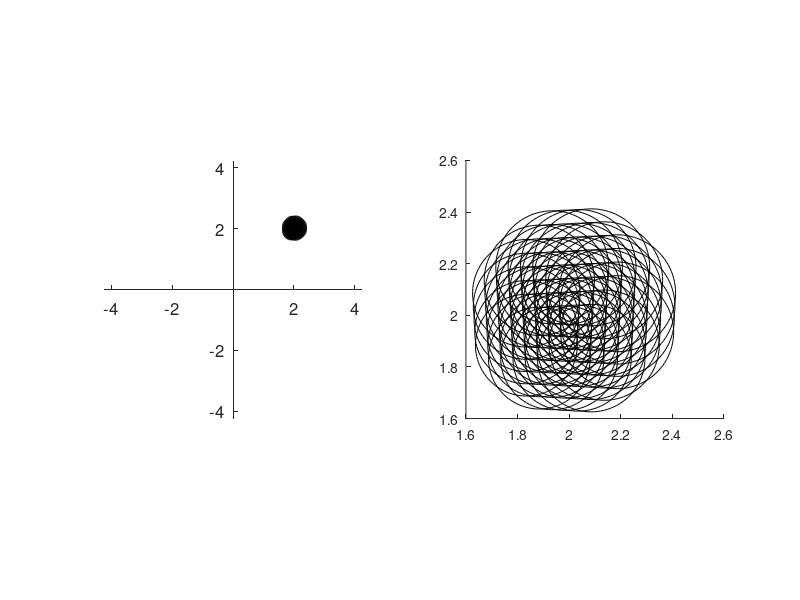

This chart was generated by the following MATLAB code:
function pmEllipse_FigS9
% Figure showing RF spread in a voxel - asking for orientation effect
%
%   And we should turn this into a true function.
%
% Description:
%   Part of the analysis as to whether the expected spread of center
%   positions might produce an oriented pRF.
%
%   TODO:  We need to upgrade to both angular and eccentricity.
%   Specifically, we need to find the magnification factor for the angular
%   dimension and find all the RFs for both eccentricity and angle.
%
%   Also, we should allow that the RF itself have a 2:1 shape.  And we
%   should look in the literature to see whether the support of an oriented
%   RF is circular or elliptical.
%
% See also
%  pmMainEllipseFiguresScript

% x,y single unit RF center positions in degrees
[X,Y] = meshgrid(linspace(-5,5, 200)); 

% RF single unit eccentricity in degrees
E = sqrt(X.^2 + Y.^2); 

% single unit V1 RF radius from macaque (Freeman & Simoncelli, 2011)
R = 0.075*E;

% inverse linear cortical magnification function (deg/mm, Horton and Hoyt, 1991)
invM = @(x) (x+0.75) / 17.3;

% voxel diameter (mm)
d = 2;

% example voxel pRF center (degrees)
x = 2; y = 2; ecc = sqrt(x^2 + y^2);

% inverse cortical magnification at exmaple voxel (deg per mm)
invm = invM(ecc);

% spread of neural RF centers within voxels (deg, voxel radius)
rfSpread = 0.5*d*invm;

% find neurons inside the voxel, ie neurons whose RF centers are within rfSpread of the voxel's center 
inds = find(sqrt((X-x).^2 + (Y-y).^2)  < rfSpread);

% Plot all single unit RFs within voxel
figure(1); clf; 

% do it twice, once zoomed in and once zoomed out
for subs = 1:2
    subplot(1,2,subs); hold on;
    theta = linspace(0,2*pi,100);
    for ii = inds'
        [xi, yi] = pol2cart(theta, R(ii));
        xi = xi + X(ii);
        yi = yi + Y(ii);
        plot(xi,yi, 'k-');
    end

    axis square;
    if subs == 1 % zoom out
        axis(1.5*ecc*[-1 1 -1 1]); 
        ax = gca;
        set(ax, 'FontSize', 12, 'XAxisLocation', 'origin', 'YAxisLocation', 'origin')        
    end
end

end

